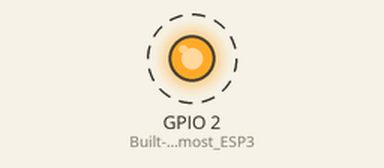
Recording of a sketch running on a simulated ESP32. On the bench: output pins drawn as LEDs (lit = HIGH). Dashed ring = blinking. What the sketch prints to the serial monitor is not drawn.

Above: at 1.5 s.
Timing chart, 0 to 5.6 s (numbered marks = the images above):
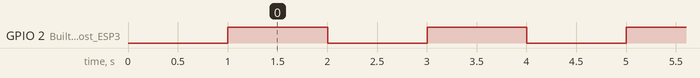

The sketch:

test_sketch_main.ino
```cpp
void setup() {
  Serial.begin(115200);
  delay(1000);
  Serial.println("ESP32 Test - Hello World!");
  Serial.println("If you can see this, serial communication is working.");
  pinMode(2, OUTPUT); // Built-in LED on most ESP32 boards
}

void loop() {
  Serial.println("Loop running...");
  digitalWrite(2, HIGH);
  delay(1000);
  digitalWrite(2, LOW);
  delay(1000);
}
```

Measured:
- by itself, GPIO 2 (Built-in_LED_on_most_ESP3): alternates HIGH for 1.0 s and LOW for 1.0 s
